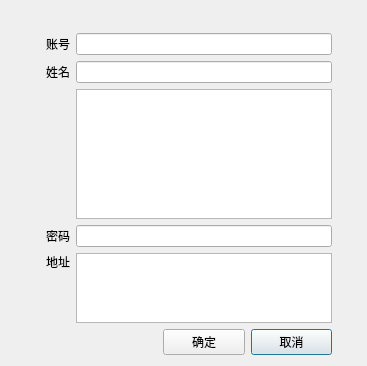
<?xml version="1.0" encoding="UTF-8"?>
<ui version="4.0">
 <class>UserInfoDialog</class>
 <widget class="QDialog" name="UserInfoDialog">
  <property name="geometry">
   <rect>
    <x>0</x>
    <y>0</y>
    <width>367</width>
    <height>366</height>
   </rect>
  </property>
  <property name="windowTitle">
   <string>Dialog</string>
  </property>
  <property name="styleSheet">
   <string notr="true">QLabel{background:transparent;}</string>
  </property>
  <layout class="QGridLayout" name="frameLayout">
   <property name="topMargin">
    <number>0</number>
   </property>
   <property name="rightMargin">
    <number>0</number>
   </property>
   <item row="0" column="1">
    <widget class="QLabel" name="titleLabel">
     <property name="font">
      <font>
       <family>微软雅黑</family>
       <pointsize>15</pointsize>
      </font>
     </property>
     <property name="text">
      <string/>
     </property>
     <property name="alignment">
      <set>Qt::AlignCenter</set>
     </property>
    </widget>
   </item>
   <item row="1" column="2">
    <spacer name="horizontalSpacer_3">
     <property name="orientation">
      <enum>Qt::Horizontal</enum>
     </property>
     <property name="sizeHint" stdset="0">
      <size>
       <width>20</width>
       <height>20</height>
      </size>
     </property>
    </spacer>
   </item>
   <item row="1" column="0">
    <spacer name="horizontalSpacer_2">
     <property name="orientation">
      <enum>Qt::Horizontal</enum>
     </property>
     <property name="sizeHint" stdset="0">
      <size>
       <width>20</width>
       <height>20</height>
      </size>
     </property>
    </spacer>
   </item>
   <item row="1" column="1">
    <layout class="QGridLayout" name="layout">
     <item row="4" column="2" colspan="3">
      <widget class="QPlainTextEdit" name="addressPlainTextEdit">
       <property name="maximumSize">
        <size>
         <width>16777215</width>
         <height>116</height>
        </size>
       </property>
      </widget>
     </item>
     <item row="0" column="2" colspan="3">
      <widget class="QLineEdit" name="idLineEdit"/>
     </item>
     <item row="0" column="1">
      <widget class="QLabel" name="label">
       <property name="text">
        <string>账号</string>
       </property>
      </widget>
     </item>
     <item row="5" column="4">
      <widget class="QPushButton" name="pushButton_2">
       <property name="styleSheet">
        <string notr="true">width:50px;</string>
       </property>
       <property name="text">
        <string>取消</string>
       </property>
      </widget>
     </item>
     <item row="1" column="1">
      <widget class="QLabel" name="label_2">
       <property name="text">
        <string>姓名</string>
       </property>
      </widget>
     </item>
     <item row="1" column="2" colspan="3">
      <widget class="QLineEdit" name="nameLineEdit"/>
     </item>
     <item row="3" column="1">
      <widget class="QLabel" name="label_3">
       <property name="text">
        <string>密码</string>
       </property>
      </widget>
     </item>
     <item row="5" column="1" colspan="2">
      <spacer name="horizontalSpacer">
       <property name="orientation">
        <enum>Qt::Horizontal</enum>
       </property>
       <property name="sizeHint" stdset="0">
        <size>
         <width>40</width>
         <height>20</height>
        </size>
       </property>
      </spacer>
     </item>
     <item row="3" column="2" colspan="3">
      <widget class="QLineEdit" name="passwordLineEdit"/>
     </item>
     <item row="5" column="3">
      <widget class="QPushButton" name="okButton">
       <property name="styleSheet">
        <string notr="true">width:50px;</string>
       </property>
       <property name="text">
        <string>确定</string>
       </property>
      </widget>
     </item>
     <item row="4" column="1">
      <widget class="QLabel" name="label_4">
       <property name="text">
        <string>地址</string>
       </property>
       <property name="alignment">
        <set>Qt::AlignLeading|Qt::AlignLeft|Qt::AlignTop</set>
       </property>
      </widget>
     </item>
     <item row="2" column="2" colspan="3">
      <widget class="QTableView" name="tableView"/>
     </item>
    </layout>
   </item>
  </layout>
 </widget>
 <resources/>
 <connections>
  <connection>
   <sender>pushButton_2</sender>
   <signal>clicked()</signal>
   <receiver>UserInfoDialog</receiver>
   <slot>reject()</slot>
   <hints>
    <hint type="sourcelabel">
     <x>271</x>
     <y>259</y>
    </hint>
    <hint type="destinationlabel">
     <x>273</x>
     <y>282</y>
    </hint>
   </hints>
  </connection>
 </connections>
</ui>
